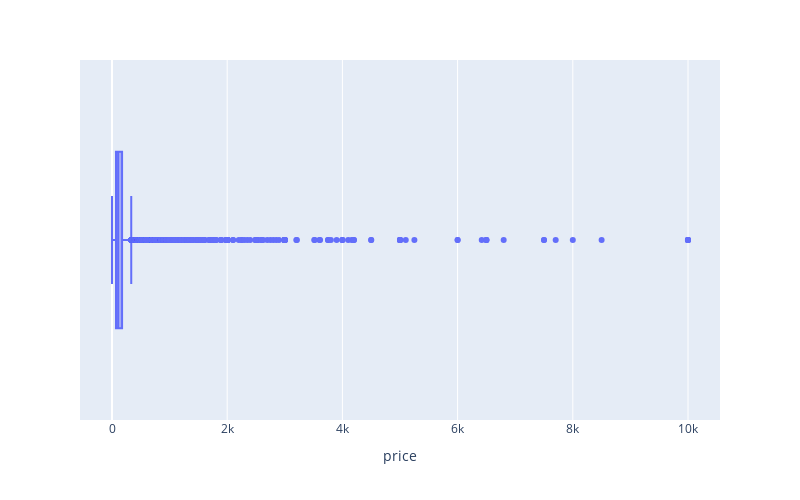

This figure's notebook cell:
### Code cell
fig_box = px.box(airbnb["price"], x='price', orientation='h',
                 width=800, height=500)
fig_box.show()

### Figure 1 — Plotly figure (JSON) as saved in the notebook; plotly's stock layout.template omitted (floating-point values rounded to 4 significant figures; data arrays with more than 128 entries replaced by an {"elided": "..."} marker saying what was removed)
{"data": [{"alignmentgroup": "True", "hovertemplate": "price=%{x}<extra></extra>", "legendgroup": "", "marker": {"color": "#636efa"}, "name": "", "notched": false, "offsetgroup": "", "orientation": "h", "showlegend": false, "type": "box", "x": {"elided": "48895 int values"}, "x0": " ", "xaxis": "x", "y0": " ", "yaxis": "y"}], "layout": {"boxmode": "group", "height": 500, "legend": {"tracegroupgap": 0}, "margin": {"t": 60}, "width": 800, "xaxis": {"anchor": "y", "domain": [0, 1], "title": {"text": "price"}}, "yaxis": {"anchor": "x", "domain": [0, 1]}}}
